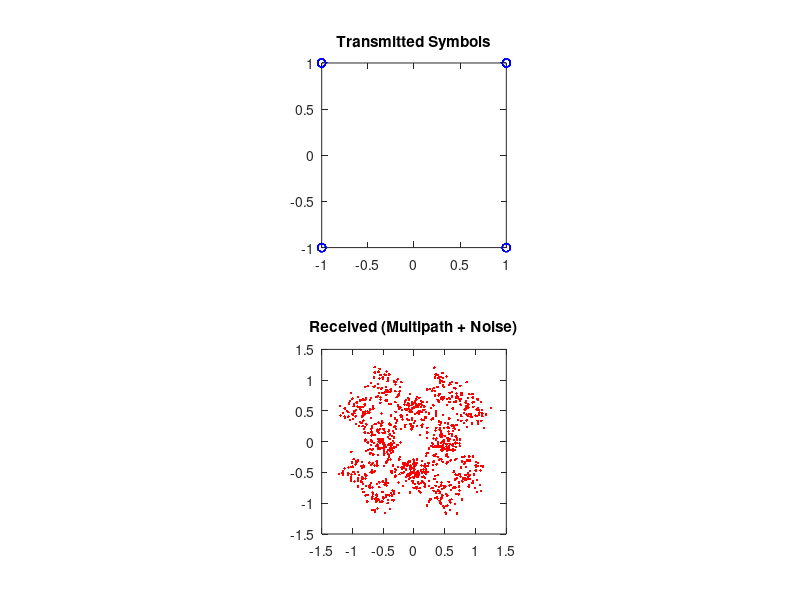
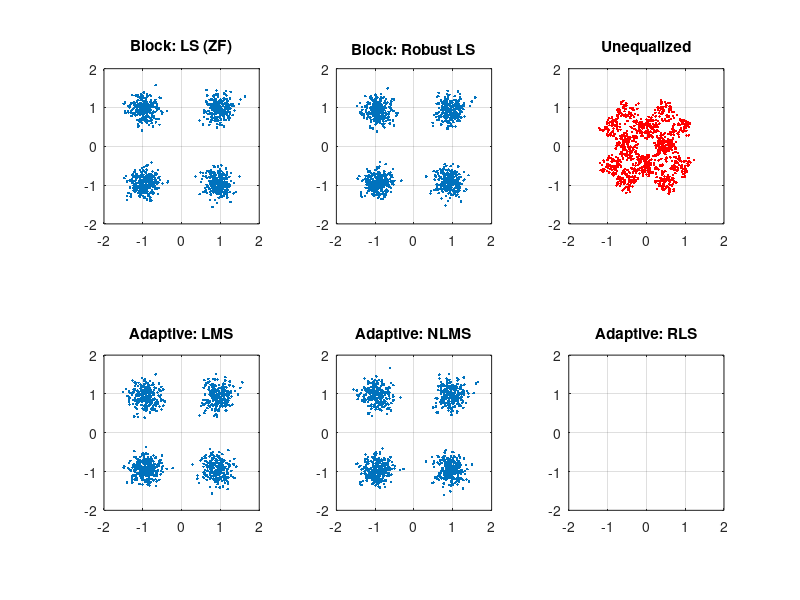
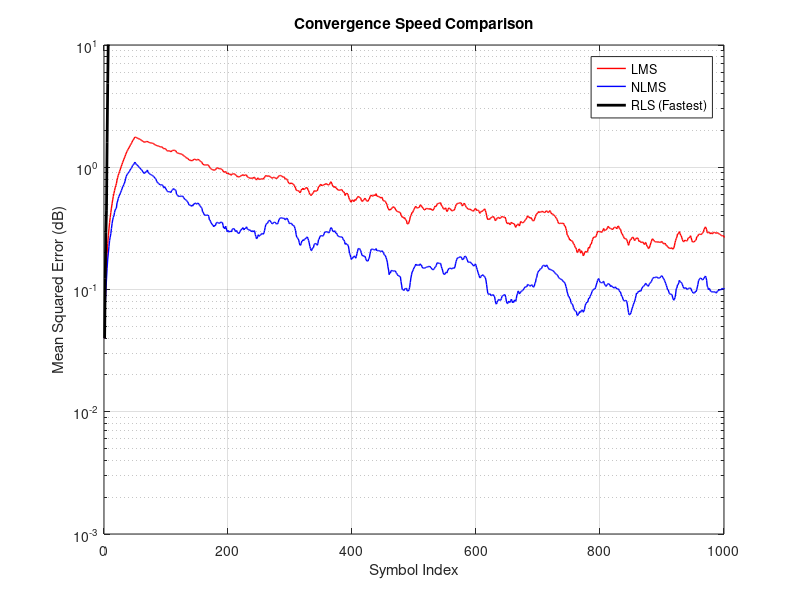

These charts were generated, in order, by the following MATLAB code:
% lab21_complete_equalization.m
% Comparison of Channel Equalization Algorithms:
% 1. Block LS (Zero Forcing)
% 2. Block Regularized LS (Robust)
% 3. LMS (Least Mean Squares)
% 4. NLMS (Normalized LMS)
% 5. RLS (Recursive Least Squares) - NEW

pkg load communications % Only needed for Octave, comment out for MATLAB
clear all; close all; clc;

% --- Parameters ---
N = 4000;          % Number of symbols
M = 10;            % Filter length (Taps)
L_train = 500;     % Number of symbols used for Block Training

% Adaptive Parameters
mu_lms  = 0.005;   % LMS Step size (keep small for stability)
mu_nlms = 0.1;     % NLMS Step size (can be larger than LMS)
lambda_rls = 0.99; % RLS Forgetting factor (0.98 to 0.999 usually)

% --- 1. Signal Generation (QPSK/4-QAM) ---
% Create random +1/-1 symbols for I and Q
x0 = (2*round(rand(N,1))-1) + 1j*(2*round(rand(N,1))-1);

% --- 2. Channel Definition (Multipath) ---
% A static channel with some echoes
h = [0.5; 0.2+0.2j; 0.1-0.05j; zeros(2,1); 0.05]; 
y_clean = filter(h, 1, x0); % Apply channel

% --- 3. Add Noise ---
SNR_dB = 20;
y = awgn(y_clean, SNR_dB, 'measured');

% Visualization of input vs received
figure(1);
subplot(2,1,1); plot(x0(1:100), 'bo'); title('Transmitted Symbols'); axis square;
subplot(2,1,2); plot(y(1:1000), 'r.'); title('Received (Multipath + Noise)'); axis square;
pause(0.1);

% =================================================================
% PART A: Block-Based Methods (Offline Processing)
% =================================================================
disp('Running Block Methods...');

% Create Toeplitz Matrix using training data L_train
% We use the received data 'y' to try to recover transmitted 'x0'
recv_vector = y(M:L_train);
% Construct convolution matrix
V = toeplitz(recv_vector, y(M:-1:1)); 
desired = x0(M:L_train);

% 1. Standard Least Squares (Zero Forcing)
% g = (V'V)^-1 V'u
g_zf = (V'*V) \ (V' * desired);

% 2. Regularized Least Squares (Robust)
% g = (V'V + delta*I)^-1 V'u
delta = 5.0; % Damping factor
g_reg = inv(V'*V + delta*eye(M)) * V' * desired;

% Apply to whole signal
xest_zf  = filter(g_zf, 1, y);
xest_reg = filter(g_reg, 1, y);

% =================================================================
% PART B: Adaptive Methods (Online/Loop Processing)
% =================================================================
disp('Running Adaptive Methods (LMS, NLMS, RLS)...');

% Initialization
by = zeros(M,1);          % Input buffer (regressor)

% LMS Init
w_lms = zeros(M,1);
xest_lms = zeros(N,1);
err_lms_curve = zeros(N,1);

% NLMS Init
w_nlms = zeros(M,1);
xest_nlms = zeros(N,1);
err_nlms_curve = zeros(N,1);

% RLS Init
w_rls = zeros(M,1);
xest_rls = zeros(N,1);
P = 100 * eye(M);         % Inverse correlation matrix (start large)
err_rls_curve = zeros(N,1);

for n = 1:N
    % 1. Update Buffer (Slide window of received samples)
    % If n < M, pad with zeros, otherwise take recent M samples
    if n < M
        by = [y(n:-1:1); zeros(M-n,1)];
    else
        by = y(n:-1:n-M+1);
    end
    
    desired_sym = x0(n);
    
    % --- Algorithm 3: LMS ---
    y_lms = w_lms' * by;             % Filter Output
    e_lms = desired_sym - y_lms;     % Error
    w_lms = w_lms + mu_lms * conj(e_lms) * by; % Update
    
    xest_lms(n) = y_lms;
    err_lms_curve(n) = abs(e_lms)^2;
    
    % --- Algorithm 4: NLMS ---
    y_nlms = w_nlms' * by;           % Filter Output
    e_nlms = desired_sym - y_nlms;   % Error
    pwr = (by' * by) + 1e-5;         % Signal Power + epsilon
    w_nlms = w_nlms + (mu_nlms / pwr) * conj(e_nlms) * by; % Update
    
    xest_nlms(n) = y_nlms;
    err_nlms_curve(n) = abs(e_nlms)^2;
    
    % --- Algorithm 5: RLS (The New Addition) ---
    % A. Calculate Output
    y_rls = w_rls' * by;
    e_rls = desired_sym - y_rls;
    
    % B. Calculate Gain Vector (k)
    % Pi = P * u(n)
    Pi = P * by;
    k = Pi / (lambda_rls + by' * Pi);
    
    % C. Update Weights
    w_rls = w_rls + k * e_rls;
    
    % D. Update Inverse Correlation Matrix P
    P = (P - k * by' * P) / lambda_rls;
    
    xest_rls(n) = y_rls;
    err_rls_curve(n) = abs(e_rls)^2;
end

% =================================================================
% PART C: Results & Visualization
% =================================================================

% Plot Constellations (Converged - last 1000 symbols)
figure(2);
range = N-1000:N;

subplot(2,3,1); plot(xest_zf(range), '.'); title('Block: LS (ZF)'); axis([-2 2 -2 2]); axis square; grid on;
subplot(2,3,2); plot(xest_reg(range),'.'); title('Block: Robust LS'); axis([-2 2 -2 2]); axis square; grid on;
subplot(2,3,3); plot(y(range), 'r.');      title('Unequalized'); axis([-2 2 -2 2]); axis square; grid on;

subplot(2,3,4); plot(xest_lms(range), '.'); title('Adaptive: LMS'); axis([-2 2 -2 2]); axis square; grid on;
subplot(2,3,5); plot(xest_nlms(range),'.'); title('Adaptive: NLMS'); axis([-2 2 -2 2]); axis square; grid on;
subplot(2,3,6); plot(xest_rls(range), '.'); title('Adaptive: RLS'); axis([-2 2 -2 2]); axis square; grid on;

% Plot Convergence Speed (Learning Curve)
% We smooth the error curve to make it readable
window_smooth = 50;
figure(3);
semilogy(filter(ones(1,window_smooth)/window_smooth, 1, err_lms_curve), 'r', 'LineWidth', 1); hold on;
semilogy(filter(ones(1,window_smooth)/window_smooth, 1, err_nlms_curve), 'b', 'LineWidth', 1);
semilogy(filter(ones(1,window_smooth)/window_smooth, 1, err_rls_curve), 'k', 'LineWidth', 2);
legend('LMS', 'NLMS', 'RLS (Fastest)');
grid on;
xlabel('Symbol Index'); ylabel('Mean Squared Error (dB)');
title('Convergence Speed Comparison');
axis([0 1000 10^-3 10^1]);

% Final Console Output
fprintf('------------------------------------------\n');
fprintf('Method comparison complete.\n');
fprintf('Observe Figure 2 for constellation quality.\n');
fprintf('Observe Figure 3 for convergence speed.\n');
fprintf('Notice how RLS (Black line) drops to low error much faster than LMS.\n');